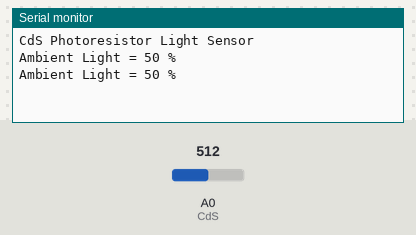
Bench run of a sketch on a simulated Arduino Uno, built with avr-gcc and run on an emulated ATmega328P. Parts: the last lines printed to the serial monitor. The test bench sets the inputs (shaded band); at power-on: A0 (CdS) = 512.

Above: at 2.8 s.
2.9 s: A0 (CdS) set to 716
At 5.1 s:
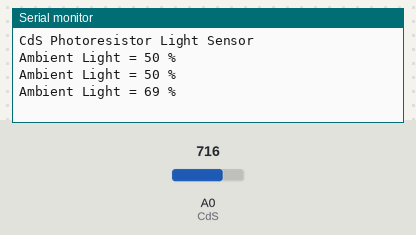
5.6 s: A0 (CdS) set to 900
At 6.7 s:
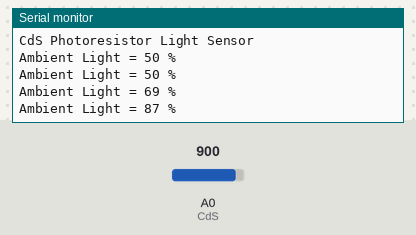
Timing chart, 0 to 8.6 s (numbered marks = the images above; inputs shaded):
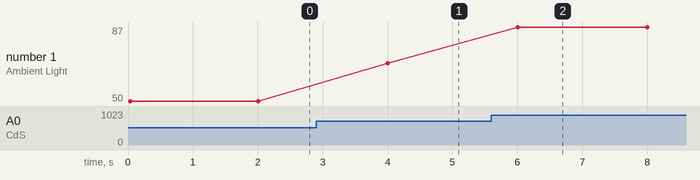

The sketch:

CdS_Test1.ino
```cpp
/*
  Name: CdS_Test1
  Date: 8/5/14
  Author: Will Streyer

  Description: Uses a CdS photoresistor to determine light level.
  CdS is paired with resistor, R1, as shown below.

  +5 |----(CdS)----{R1}----|> GND
            ^^   |______|
            ||  Analog Input
            hv
  R1 = 33k Ohm

  Analog input is sent to serial output.
 */

const int CdS = A0;

int sensorValue = 0;        // value read from the pot
int outputValue = 0;        // value output to the PWM (analog out)


void setup()
{
  Serial.begin(9600);
  Serial.println("CdS Photoresistor Light Sensor");
}

void loop()
{
  Serial.println("\n");

  // read the analog in value:
  sensorValue = analogRead(CdS);

  // map it to a percent value:
  outputValue = map(sensorValue, 0, 1023, 0, 100);

  // print the results to the serial monitor:
  Serial.print("Ambient Light = " );
  Serial.print(outputValue);
  Serial.println(" %" );

  delay(2000);
}
```

Measured:
- after the input at 2.9 s, the serial monitor: prints a new line after 1.1 s (image 1)
- after the input at 5.6 s, the serial monitor: prints a new line after 0.41 s (image 2)
- plotted number 1: 50 → 69 after the input at 2.9 s, 69 → 87 after the input at 5.6 s
